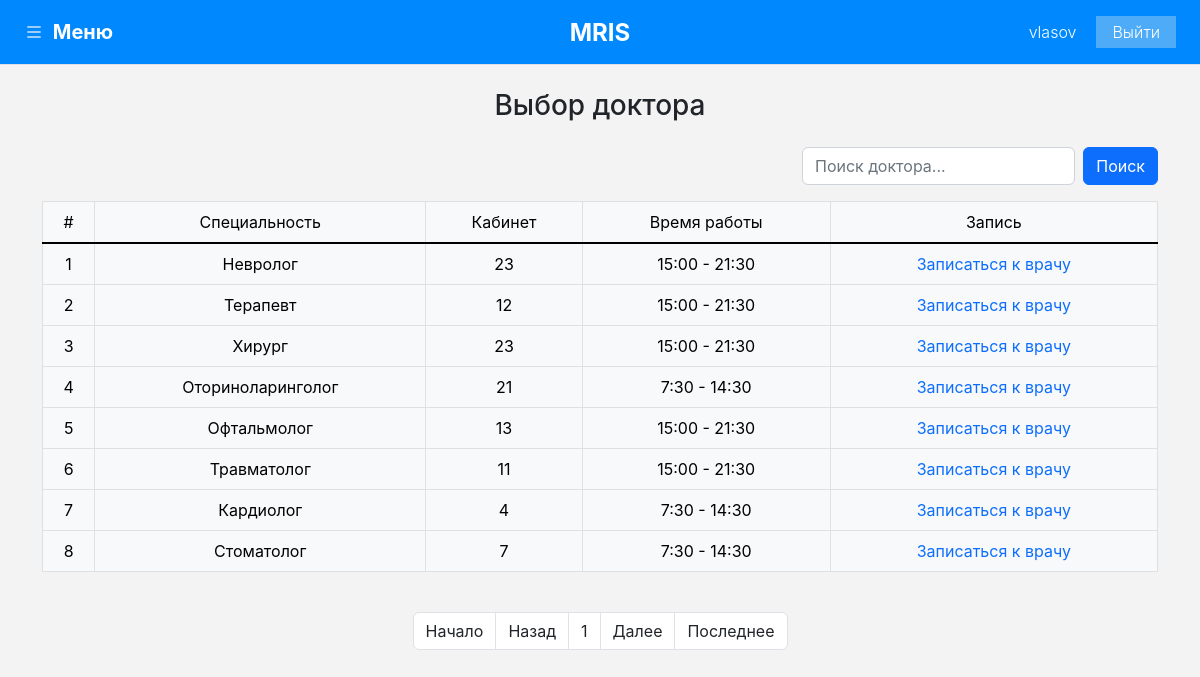
The page /choice_doctor.php (signed in) on the database its author committed.
### tables this page shows
CREATE TABLE `patients` (
  `id` int UNSIGNED NOT NULL,
  `password` varchar(255) DEFAULT NULL,
  `login` varchar(20) DEFAULT NULL,
  `sector_card` varchar(255) DEFAULT 'Не указано',
  `date` datetime NOT NULL DEFAULT CURRENT_TIMESTAMP
);

CREATE TABLE `doctor_list` (
  `id` int NOT NULL,
  `specialization` varchar(255) DEFAULT NULL,
  `office` varchar(255) NOT NULL,
  `internal_phone` varchar(255) NOT NULL,
  `working_hours` varchar(255) NOT NULL,
  `change_doctors` varchar(1) NOT NULL,
  `status` varchar(255) NOT NULL,
  `doctor_id` varchar(11) NOT NULL
);

### choice_doctor.php (the view, shortened to what this page needs)
<?php
if(!isset($_SESSION['user_patients'])){
	header('Location: patients/login.php');
	exit;
} else {
	include 'assets/inc/db.php';
	$search_find = $_GET['search'];
	include 'assets/modul/head_patients.php';
	?>
	<div class="container-fluid">
		<div class="row">
			<?php include 'assets/modul/header_patients.php'; ?>
			<div class="col-12 p-0">
				<div class="container mt-3">
					<h3 class="my-4 text-center">Выбор доктора</h3>
<form action="<?= $_SERVER['SCRIPT_NAME'] ?>">
	<div class="row justify-content-start mb-3">
		<div class="col-8 p-2">
		</div>
		<div class="d-flex col-md-4 col-12 flex-row gap-2">
			<input type="text" name="search" value="<?php echo $search_find; ?>" class="form-control" placeholder="Поиск доктора...">
			<button class="btn btn-primary" type="submit">Поиск</button>
		</div>
	</div>
</form>
					<div style="overflow-x: auto;white-space: nowrap;">
						<table class="table table-light table-bordered table-hover text-center"  border="1">
							<thead>
								<tr>
									<td class="p-2">#</td>
									<td class="p-2">Специальность</td>
									<td class="p-2">Кабинет</td>
									<td class="p-2">Время работы</td>
									<td class="p-2">Запись</td>
								</tr>
							</thead>
							<tbody class="table-group-divider">
<?php
	include 'assets/inc/function/search_doctor_record.php';
	if ($search_find) {
		countPeople($result);
	} else {
?>
<?php
if (isset($_GET['page'])) {
	$page = $_GET['page'];
} else {
	$page = 1;
}
$size_page = 8;
$offset = ($page-1) * $size_page;
$pages_sql = "SELECT COUNT(*) FROM `doctor_list`";
$result = mysqli_query($link, $pages_sql);
$total_rows = mysqli_fetch_array($result)[0];
$total_pages = ceil($total_rows / $size_page);
$sql = "SELECT * FROM `doctor_list` LIMIT $offset, $size_page";
$res_data = mysqli_query($link, $sql);
while($row = mysqli_fetch_array($res_data)){?>
	<tr>
		<td class="p-2"><?php echo ''.$row['id'].'' ?></td>
		<td class="p-2"><?php echo ''.$row['specialization'].'' ?></td>
		<td class="p-2"><?php echo ''.$row['office'].'' ?></td>
		<td class="p-2"><?php echo ''.$row['working_hours'].'' ?></td>
		<td class="p-2"><a href="page/record_patients.php?doctor=<?php echo ''.$row['id'].'' ?>">Записаться к врачу</a></td>
	</tr>
<?php    }
?>
</tbody>
</table>
</div>
<nav class="mt-4">
	<ul class="pagination pagination-xl justify-content-center">
		<li class="page-item d-md-block d-none"><a href="?page=1" class="page-link text-dark border">Начало</a></li>
		<li class="<?php if($page <= 1){ echo 'disabled'; } ?> page-item">
			<a href="<?php if($page <= 1){ echo '#'; } else { echo "?page=".($page - 1); } ?>" class="page-link text-dark border">Назад</a>
			</li>
			<li class="page-item">
				<a href="" class="disabled page-link text-dark border"><?php echo $page ?></a>
			</li>
			<li class="<?php if($page >= $total_pages){ echo 'disabled'; } ?> page-item">
				<a href="<?php if($page >= $total_pages){ echo '#'; } else { echo "?page=".($page + 1); } ?>" class="page-link text-dark border">Далее</a>
			</li>
			<li class="page-item d-md-block d-none"><a href="?page=<?php echo $total_pages; ?>" class="page-link text-dark border">Последнее</a></li>
		</ul>
	</nav>
<?php } ?>
</div>
</div>
</div>
</div>
<?php } ?>
</body>
</html>

### assets/modul/head_patients.php (shortened to what this page needs)
<!DOCTYPE html>
<html>
<head>
  <link rel="stylesheet" type="text/css" href="../assets/css/style.css">
  <link rel="stylesheet" href="../assets/bootstrap/css/bootstrap.min.css">
  <link rel="stylesheet" href="../assets/bootstrap/css/bootstrap.bundle.js">
  <link rel="stylesheet" href="../assets/assets/bootstrap/css/bootstrap.bundle.min">
  <link rel="stylesheet" href="https://cdn.jsdelivr.net/npm/bootstrap-icons@1.9.1/font/bootstrap-icons.css">
  <link href="https://cdn.jsdelivr.net/npm/bootstrap@5.2.1/dist/css/bootstrap.min.css" rel="stylesheet">
  <link href="https://getbootstrap.su/docs/5.2/assets/css/docs.css" rel="stylesheet">
</head>
<body class="bg-transparent">

### assets/modul/header_patients.php (shortened to what this page needs)
<?php
include($_SERVER['DOCUMENT_ROOT'] . "/assets/inc/db.php");
$sql = "SELECT * FROM `patients` WHERE `id` = ".$_SESSION['user_patients']."";
$res_data = mysqli_query($link, $sql);
while($row = mysqli_fetch_array($res_data)){
$login = $row['login'];
} ?>
<header class="container-fluid p-0 bg-white position-relative">
  <div class="d-flex flex-wrap align-items-center justify-content-between justify-content-lg-between border-bottom px-4 py-3" style="background: #0089ff;">
<a class="text-white fs-5 fw-bold" data-bs-toggle="offcanvas" href="#offcanvasWithBothOptions" role="button" aria-controls="offcanvasExample">
  <i class="bi bi-list me-1"></i> <span class="d-md-inline-block d-none">Меню</span>
</a>
<a href="/" class="d-flex align-items-center col-auto text-dark text-decoration-none position-absolute top-50 start-50 translate-middle">
  <span class="fs-4 fw-bold text-white title-intro d-none d-md-block">MRIS</span>
</a>
<ul class="nav col-auto">
    <li><p class="mb-0 fw-light text-white p-1 me-3"><?php echo $login; ?></li>
    <?php
    if (!isset($_SESSION['user_patient'])) {
        echo '<li><a href="/patients/clear" class="nav-link py-1 fw-light text-white" style="background: #4dabf7;">Выйти</i></a></li>';
    } else {
    }
    ?>
</ul>
  </div>
</header>

### assets/css/style.css (style rules this page uses)
* { padding: 0; margin: 0; font-family: 'IBM Plex Sans'; font-family: 'Inter'; }
body, html { background: #F3F3F3; background-image: url("../image/site/fon-site.svg"); background-position: left bottom; background-size: cover; background-repeat: no-repeat; }
a { color: #8d8176; text-decoration: none !important; border: none !important; }
li { list-style-type: none; }
ul { margin-left: 0; padding-left: 0; }

### rows shown on the page
patients: login "vlasov"
doctor_list: id "1", specialization "Невролог", office "23", working_hours "15:00 - 21:30"
doctor_list: id "2", specialization "Терапевт", office "12", working_hours "15:00 - 21:30"
doctor_list: id "3", specialization "Хирург", office "23", working_hours "15:00 - 21:30"
doctor_list: id "4", specialization "Оториноларинголог", office "21", working_hours "7:30 - 14:30"
doctor_list: id "5", specialization "Офтальмолог", office "13", working_hours "15:00 - 21:30"
doctor_list: id "6", specialization "Травматолог", office "11", working_hours "15:00 - 21:30"
doctor_list: id "7", specialization "Кардиолог", office "4", working_hours "7:30 - 14:30"
doctor_list: id "8", specialization "Стоматолог", office "7", working_hours "7:30 - 14:30"

### other values the page prints
$page "1"
